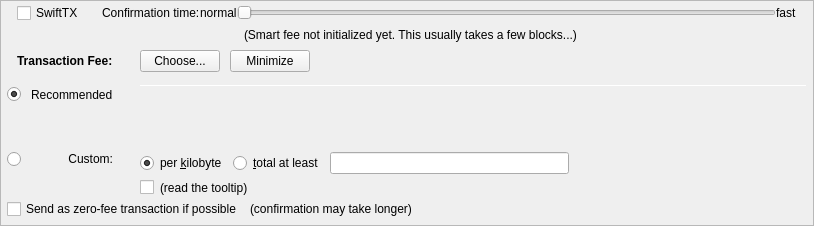
         <widget class="QFrame" name="frameFee">
          <property name="sizePolicy">
           <sizepolicy hsizetype="Expanding" vsizetype="Expanding">
            <horstretch>0</horstretch>
            <verstretch>0</verstretch>
           </sizepolicy>
          </property>
          <property name="maximumSize">
           <size>
            <width>16777215</width>
            <height>16777215</height>
           </size>
          </property>
          <property name="frameShape">
           <enum>QFrame::StyledPanel</enum>
          </property>
          <property name="frameShadow">
           <enum>QFrame::Sunken</enum>
          </property>
          <layout class="QVBoxLayout" name="verticalLayoutFee1">
           <property name="spacing">
            <number>0</number>
           </property>
           <property name="leftMargin">
            <number>0</number>
           </property>
           <property name="topMargin">
            <number>0</number>
           </property>
           <property name="rightMargin">
            <number>0</number>
           </property>
           <property name="bottomMargin">
            <number>0</number>
           </property>
           <item>
            <layout class="QVBoxLayout" name="verticalLayoutFee2" stretch="0,0,0,0">
             <property name="spacing">
              <number>0</number>
             </property>
             <property name="leftMargin">
              <number>6</number>
             </property>
             <property name="topMargin">
              <number>0</number>
             </property>
             <property name="rightMargin">
              <number>6</number>
             </property>
             <item>
              <layout class="QVBoxLayout" name="verticalLayout_feeConf">
               <property name="spacing">
                <number>0</number>
               </property>
               <property name="leftMargin">
                <number>10</number>
               </property>
               <property name="rightMargin">
                <number>10</number>
               </property>
               <property name="bottomMargin">
                <number>5</number>
               </property>
               <item>
                <layout class="QHBoxLayout" name="horizontalLayoutFee9">
                 <item>
                  <widget class="QCheckBox" name="checkSwiftTX">
                   <property name="enabled">
                    <bool>true</bool>
                   </property>
                   <property name="minimumSize">
                    <size>
                     <width>85</width>
                     <height>0</height>
                    </size>
                   </property>
                   <property name="toolTip">
                    <string>SwiftTX technology allows for near instant transactions - A flat fee of 0.01 P2P applies</string>
                   </property>
                   <property name="text">
                    <string>SwiftTX</string>
                   </property>
                  </widget>
                 </item>
                 <item>
                  <widget class="QLabel" name="labelSmartFee3">
                   <property name="text">
                    <string>Confirmation time:</string>
                   </property>
                   <property name="margin">
                    <number>2</number>
                   </property>
                  </widget>
                 </item>
                 <item>
                  <widget class="QLabel" name="labelSmartFeeNormal">
                   <property name="text">
                    <string>normal</string>
                   </property>
                   <property name="margin">
                    <number>8</number>
                   </property>
                  </widget>
                 </item>
                 <item>
                  <widget class="QSlider" name="sliderSmartFee">
                   <property name="minimumSize">
                    <size>
                     <width>0</width>
                     <height>24</height>
                    </size>
                   </property>
                   <property name="minimum">
                    <number>0</number>
                   </property>
                   <property name="maximum">
                    <number>24</number>
                   </property>
                   <property name="pageStep">
                    <number>1</number>
                   </property>
                   <property name="value">
                    <number>0</number>
                   </property>
                   <property name="orientation">
                    <enum>Qt::Horizontal</enum>
                   </property>
                   <property name="invertedAppearance">
                    <bool>false</bool>
                   </property>
                   <property name="invertedControls">
                    <bool>false</bool>
                   </property>
                   <property name="tickPosition">
                    <enum>QSlider::NoTicks</enum>
                   </property>
                  </widget>
                 </item>
                 <item>
                  <widget class="QLabel" name="labelSmartFeeFast">
                   <property name="text">
                    <string>fast</string>
                   </property>
                   <property name="margin">
                    <number>8</number>
                   </property>
                  </widget>
                 </item>
                </layout>
               </item>
               <item>
                <layout class="QHBoxLayout" name="horizontalLayout_recommended_texts">
                 <property name="spacing">
                  <number>0</number>
                 </property>
                 <item>
                  <spacer name="horizontalSpacer_8">
                   <property name="orientation">
                    <enum>Qt::Horizontal</enum>
                   </property>
                   <property name="sizeHint" stdset="0">
                    <size>
                     <width>40</width>
                     <height>20</height>
                    </size>
                   </property>
                  </spacer>
                 </item>
                 <item>
                  <widget class="QLabel" name="labelFeeEstimation">
                   <property name="text">
                    <string/>
                   </property>
                   <property name="margin">
                    <number>2</number>
                   </property>
                  </widget>
                 </item>
                 <item>
                  <widget class="QLabel" name="labelSmartFee2">
                   <property name="text">
                    <string>(Smart fee not initialized yet. This usually takes a few blocks...)</string>
                   </property>
                   <property name="alignment">
                    <set>Qt::AlignLeading|Qt::AlignLeft|Qt::AlignVCenter</set>
                   </property>
                   <property name="wordWrap">
                    <bool>false</bool>
                   </property>
                   <property name="margin">
                    <number>2</number>
                   </property>
                   <property name="indent">
                    <number>-1</number>
                   </property>
                  </widget>
                 </item>
                 <item>
                  <spacer name="horizontalSpacer_3">
                   <property name="orientation">
                    <enum>Qt::Horizontal</enum>
                   </property>
                   <property name="sizeHint" stdset="0">
                    <size>
                     <width>40</width>
                     <height>20</height>
                    </size>
                   </property>
                  </spacer>
                 </item>
                </layout>
               </item>
              </layout>
             </item>
             <item>
              <layout class="QHBoxLayout" name="horizontalLayoutFee1">
               <property name="leftMargin">
                <number>10</number>
               </property>
               <property name="rightMargin">
                <number>10</number>
               </property>
               <property name="bottomMargin">
                <number>0</number>
               </property>
               <item>
                <layout class="QVBoxLayout" name="verticalLayoutFee7">
                 <property name="spacing">
                  <number>0</number>
                 </property>
                 <item>
                  <layout class="QHBoxLayout" name="horizontalLayoutSmartFee">
                   <property name="spacing">
                    <number>10</number>
                   </property>
                   <item>
                    <widget class="QLabel" name="labelFeeHeadline">
                     <property name="sizePolicy">
                      <sizepolicy hsizetype="Preferred" vsizetype="Maximum">
                       <horstretch>0</horstretch>
                       <verstretch>0</verstretch>
                      </sizepolicy>
                     </property>
                     <property name="font">
                      <font>
                       <weight>75</weight>
                       <bold>true</bold>
                      </font>
                     </property>
                     <property name="styleSheet">
                      <string notr="true">font-weight:bold;</string>
                     </property>
                     <property name="text">
                      <string>Transaction Fee:</string>
                     </property>
                    </widget>
                   </item>
                   <item>
                    <widget class="QLabel" name="labelFeeMinimized">
                     <property name="text">
                      <string/>
                     </property>
                    </widget>
                   </item>
                   <item>
                    <widget class="QPushButton" name="buttonChooseFee">
                     <property name="text">
                      <string>Choose...</string>
                     </property>
                    </widget>
                   </item>
                   <item>
                    <widget class="QPushButton" name="buttonMinimizeFee">
                     <property name="toolTip">
                      <string>collapse fee-settings</string>
                     </property>
                     <property name="text">
                      <string>Minimize</string>
                     </property>
                    </widget>
                   </item>
                  </layout>
                 </item>
                 <item>
                  <spacer name="verticalSpacer_5">
                   <property name="orientation">
                    <enum>Qt::Vertical</enum>
                   </property>
                   <property name="sizeHint" stdset="0">
                    <size>
                     <width>1</width>
                     <height>1</height>
                    </size>
                   </property>
                  </spacer>
                 </item>
                </layout>
               </item>
               <item>
                <spacer name="horizontalSpacer_4">
                 <property name="orientation">
                  <enum>Qt::Horizontal</enum>
                 </property>
                 <property name="sizeHint" stdset="0">
                  <size>
                   <width>40</width>
                   <height>20</height>
                  </size>
                 </property>
                </spacer>
               </item>
              </layout>
             </item>
             <item>
              <widget class="QFrame" name="frameFeeSelection">
               <layout class="QVBoxLayout" name="verticalLayoutFee12">
                <property name="spacing">
                 <number>0</number>
                </property>
                <property name="leftMargin">
                 <number>0</number>
                </property>
                <property name="topMargin">
                 <number>0</number>
                </property>
                <property name="rightMargin">
                 <number>0</number>
                </property>
                <property name="bottomMargin">
                 <number>0</number>
                </property>
                <item>
                 <layout class="QGridLayout" name="gridLayoutFee">
                  <property name="topMargin">
                   <number>10</number>
                  </property>
                  <property name="bottomMargin">
                   <number>4</number>
                  </property>
                  <property name="horizontalSpacing">
                   <number>10</number>
                  </property>
                  <property name="verticalSpacing">
                   <number>4</number>
                  </property>
                  <item row="2" column="0">
                   <layout class="QVBoxLayout" name="verticalLayoutFee4" stretch="0">
                    <item>
                     <spacer name="verticalSpacer_2">
                      <property name="orientation">
                       <enum>Qt::Vertical</enum>
                      </property>
                      <property name="sizeHint" stdset="0">
                       <size>
                        <width>1</width>
                        <height>1</height>
                       </size>
                      </property>
                     </spacer>
                    </item>
                   </layout>
                  </item>
                  <item row="3" column="0">
                   <layout class="QVBoxLayout" name="verticalLayoutFee9" stretch="0,1">
                    <item>
                     <widget class="QRadioButton" name="radioCustomFee">
                      <property name="text">
                       <string/>
                      </property>
                      <attribute name="buttonGroup">
                       <string notr="true">groupFee</string>
                      </attribute>
                     </widget>
                    </item>
                    <item>
                     <spacer name="verticalSpacer_6">
                      <property name="orientation">
                       <enum>Qt::Vertical</enum>
                      </property>
                      <property name="sizeHint" stdset="0">
                       <size>
                        <width>1</width>
                        <height>1</height>
                       </size>
                      </property>
                     </spacer>
                    </item>
                   </layout>
                  </item>
                  <item row="3" column="1">
                   <widget class="QLabel" name="labelCustomFee">
                    <property name="text">
                     <string>Custom:</string>
                    </property>
                    <property name="alignment">
                     <set>Qt::AlignRight|Qt::AlignTop|Qt::AlignTrailing</set>
                    </property>
                   </widget>
                  </item>
                  <item row="3" column="4">
                   <layout class="QVBoxLayout" name="verticalLayoutFee8">
                    <property name="spacing">
                     <number>6</number>
                    </property>
                    <item>
                     <layout class="QHBoxLayout" name="horizontalLayoutFee13">
                      <item>
                       <widget class="QRadioButton" name="radioCustomPerKilobyte">
                        <property name="toolTip">
                         <string>If the custom fee is set to 1000 uP2Ps and the transaction is only 250 bytes, then &quot;per kilobyte&quot; only pays 250 uP2Ps in fee,&lt;br /&gt;while &quot;at least&quot; pays 1000 uP2Ps. For transactions bigger than a kilobyte both pay by kilobyte.</string>
                        </property>
                        <property name="text">
                         <string>per &amp;kilobyte</string>
                        </property>
                        <property name="checked">
                         <bool>true</bool>
                        </property>
                        <attribute name="buttonGroup">
                         <string notr="true">groupCustomFee</string>
                        </attribute>
                       </widget>
                      </item>
                      <item>
                       <widget class="QRadioButton" name="radioCustomAtLeast">
                        <property name="toolTip">
                         <string>If the custom fee is set to 1000 uP2Ps and the transaction is only 250 bytes, then &quot;per kilobyte&quot; only pays 250 uP2Ps in fee,&lt;br /&gt;while &quot;total at least&quot; pays 1000 uP2Ps. For transactions bigger than a kilobyte both pay by kilobyte.</string>
                        </property>
                        <property name="text">
                         <string>&amp;total at least</string>
                        </property>
                        <attribute name="buttonGroup">
                         <string notr="true">groupCustomFee</string>
                        </attribute>
                       </widget>
                      </item>
                      <item>
                       <widget class="BitcoinAmountField" name="customFee"/>
                      </item>
                      <item>
                       <spacer name="horizontalSpacer_6">
                        <property name="orientation">
                         <enum>Qt::Horizontal</enum>
                        </property>
                        <property name="sizeHint" stdset="0">
                         <size>
                          <width>1</width>
                          <height>1</height>
                         </size>
                        </property>
                       </spacer>
                      </item>
                     </layout>
                    </item>
                    <item>
                     <layout class="QHBoxLayout" name="horizontalLayoutFee8">
                      <item>
                       <widget class="QCheckBox" name="checkBoxMinimumFee">
                        <property name="toolTip">
                         <string>Paying only the minimum fee is just fine as long as there is less transaction volume than space in the blocks.&lt;br /&gt;But be aware that this can end up in a never confirming transaction once there is more demand for p2p transactions than the network can process.</string>
                        </property>
                        <property name="text">
                         <string/>
                        </property>
                       </widget>
                      </item>
                      <item>
                       <widget class="QLabel" name="labelMinFeeWarning">
                        <property name="enabled">
                         <bool>true</bool>
                        </property>
                        <property name="toolTip">
                         <string>Paying only the minimum fee is just fine as long as there is less transaction volume than space in the blocks.&lt;br /&gt;But be aware that this can end up in a never confirming transaction once there is more demand for p2p transactions than the network can process.</string>
                        </property>
                        <property name="text">
                         <string>(read the tooltip)</string>
                        </property>
                        <property name="margin">
                         <number>5</number>
                        </property>
                       </widget>
                      </item>
                      <item>
                       <spacer name="horizontalSpacer_2">
                        <property name="orientation">
                         <enum>Qt::Horizontal</enum>
                        </property>
                        <property name="sizeHint" stdset="0">
                         <size>
                          <width>1</width>
                          <height>1</height>
                         </size>
                        </property>
                       </spacer>
                      </item>
                     </layout>
                    </item>
                   </layout>
                  </item>
                  <item row="1" column="1">
                   <widget class="QLabel" name="labelSmartFee_2">
                    <property name="text">
                     <string>Recommended</string>
                    </property>
                   </widget>
                  </item>
                  <item row="1" column="2">
                   <widget class="QLabel" name="labelSmartFee">
                    <property name="text">
                     <string/>
                    </property>
                    <property name="margin">
                     <number>2</number>
                    </property>
                   </widget>
                  </item>
                  <item row="1" column="0">
                   <widget class="QRadioButton" name="radioSmartFee">
                    <property name="text">
                     <string/>
                    </property>
                    <property name="checked">
                     <bool>true</bool>
                    </property>
                    <attribute name="buttonGroup">
                     <string notr="true">groupFee</string>
                    </attribute>
                   </widget>
                  </item>
                  <item row="0" column="4" rowspan="3">
                   <layout class="QVBoxLayout" name="verticalLayoutFee3" stretch="0,0,0,0">
                    <property name="spacing">
                     <number>6</number>
                    </property>
                    <property name="topMargin">
                     <number>2</number>
                    </property>
                    <property name="bottomMargin">
                     <number>20</number>
                    </property>
                    <item>
                     <widget class="Line" name="line_2">
                      <property name="minimumSize">
                       <size>
                        <width>0</width>
                        <height>1</height>
                       </size>
                      </property>
                      <property name="maximumSize">
                       <size>
                        <width>16777215</width>
                        <height>1</height>
                       </size>
                      </property>
                      <property name="orientation">
                       <enum>Qt::Horizontal</enum>
                      </property>
                     </widget>
                    </item>
                    <item>
                     <layout class="QHBoxLayout" name="horizontalLayoutFee12">
                      <item>
                       <spacer name="horizontalSpacer_5">
                        <property name="orientation">
                         <enum>Qt::Horizontal</enum>
                        </property>
                        <property name="sizeHint" stdset="0">
                         <size>
                          <width>1</width>
                          <height>1</height>
                         </size>
                        </property>
                       </spacer>
                      </item>
                     </layout>
                    </item>
                    <item>
                     <spacer name="verticalSpacer_4">
                      <property name="orientation">
                       <enum>Qt::Vertical</enum>
                      </property>
                      <property name="sizeHint" stdset="0">
                       <size>
                        <width>1</width>
                        <height>1</height>
                       </size>
                      </property>
                     </spacer>
                    </item>
                    <item>
                     <spacer name="verticalSpacer_3">
                      <property name="orientation">
                       <enum>Qt::Vertical</enum>
                      </property>
                      <property name="sizeHint" stdset="0">
                       <size>
                        <width>20</width>
                        <height>40</height>
                       </size>
                      </property>
                     </spacer>
                    </item>
                   </layout>
                  </item>
                 </layout>
                </item>
                <item>
                 <layout class="QHBoxLayout" name="horizontalLayoutFee5" stretch="0,0,0">
                  <property name="spacing">
                   <number>8</number>
                  </property>
                  <property name="bottomMargin">
                   <number>4</number>
                  </property>
                  <item>
                   <widget class="QCheckBox" name="checkBoxFreeTx">
                    <property name="text">
                     <string>Send as zero-fee transaction if possible</string>
                    </property>
                   </widget>
                  </item>
                  <item>
                   <widget class="QLabel" name="labelFreeTx">
                    <property name="text">
                     <string>(confirmation may take longer)</string>
                    </property>
                    <property name="margin">
                     <number>5</number>
                    </property>
                   </widget>
                  </item>
                  <item>
                   <spacer name="horizontalSpacerFee5">
                    <property name="orientation">
                     <enum>Qt::Horizontal</enum>
                    </property>
                    <property name="sizeHint" stdset="0">
                     <size>
                      <width>1</width>
                      <height>1</height>
                     </size>
                    </property>
                   </spacer>
                  </item>
                 </layout>
                </item>
                <item>
                 <spacer name="verticalSpacerFee2">
                  <property name="orientation">
                   <enum>Qt::Vertical</enum>
                  </property>
                  <property name="sizeHint" stdset="0">
                   <size>
                    <width>1</width>
                    <height>1</height>
                   </size>
                  </property>
                 </spacer>
                </item>
               </layout>
              </widget>
             </item>
             <item>
              <spacer name="verticalSpacerFee">
               <property name="orientation">
                <enum>Qt::Vertical</enum>
               </property>
               <property name="sizeHint" stdset="0">
                <size>
                 <width>800</width>
                 <height>1</height>
                </size>
               </property>
              </spacer>
             </item>
            </layout>
           </item>
          </layout>
         </widget>
